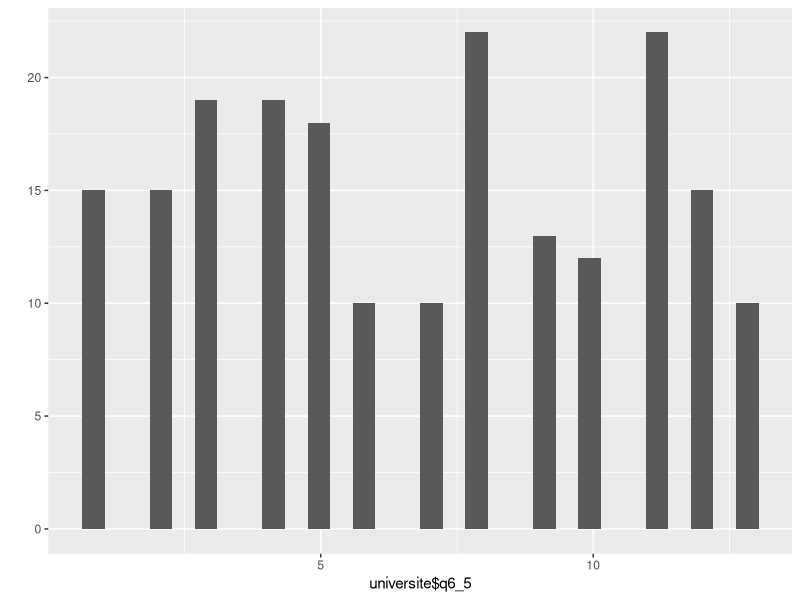
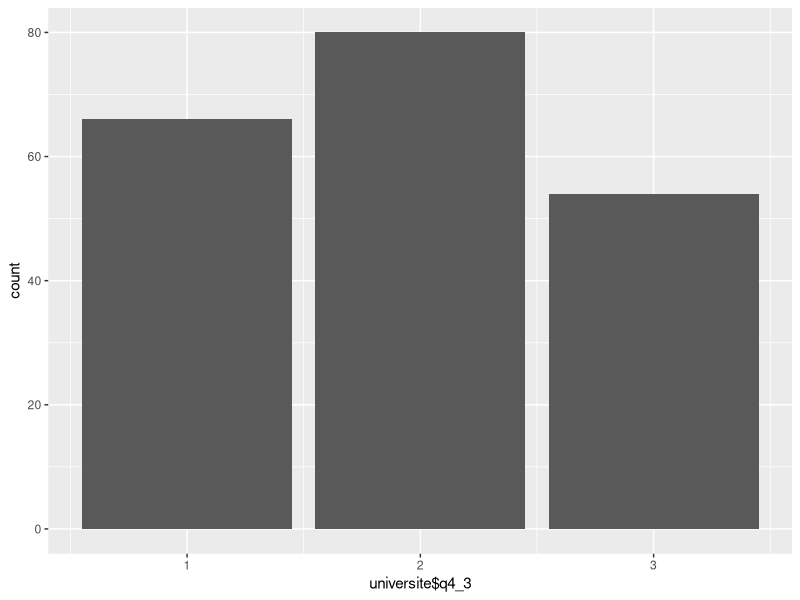
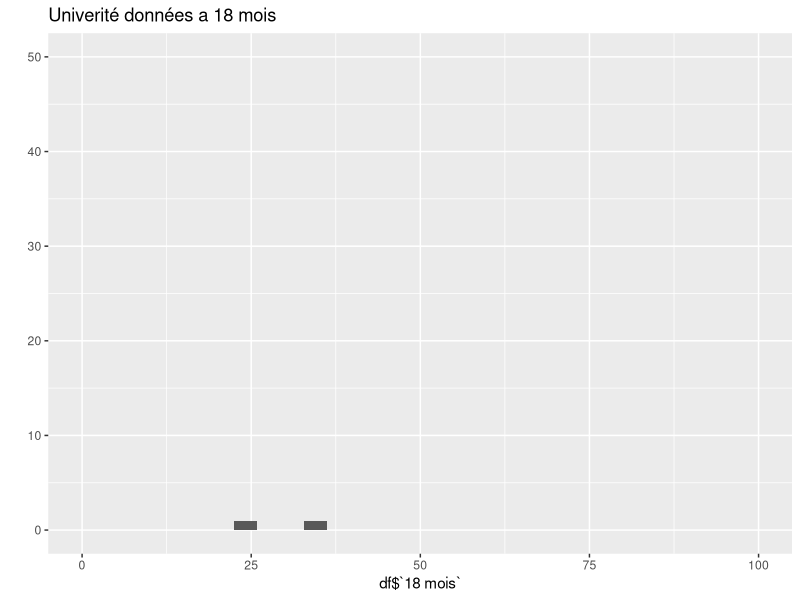
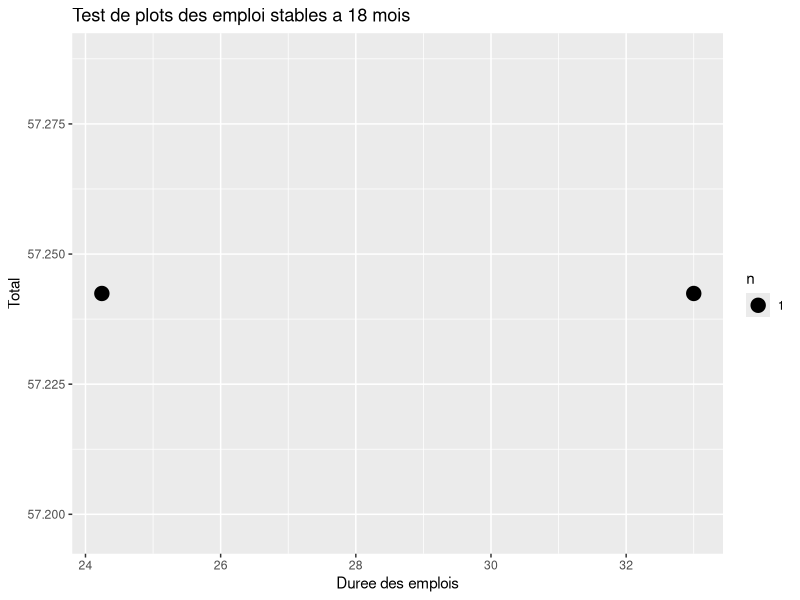

Generate these figures, in order, with R:
#Install and use packages 
library(ggplot2)

# Mettre la racin du projet
setwd("/Users/Rico/GitHubs_Repo/ter-ove-2017/")

#donne <- read.csv(file="data.csv",head=TRUE,sep="\t")
# Generer des données de gens qui ont un boulot vs d'autre non
# ensembleDeDonnee <- sample(0:1, size=100, replace= TRUE)

# Afficher des plots
#barplot(table(donne$isDiplome))
#barplot(table(donne$sexe))

# Travailler directement sur un tableau
#x<- subset(donne, isDiplome == 0 & sexe == "M")
#print(x)

# Moyenne des diplomés
#insertionDip <- mean(donne$isDiplome)

q6_5 <- sample(1:13, size=40, replace= TRUE)
q4_3 <- sample(1:3, size=40, replace= TRUE)
general <- data.frame(q4_3, q6_5)
print(general)
#general$q4_3=ifelse(general$q4_3==1, "oui", "non") 
#head(general)
t <- aggregate(x=general, by=list(general$q4_3), FUN =mean)
print(t)

moyenne<- function(tableau, sub){
  mo<-(nrow(sub)*100)/nrow(tableau)
  return(mo)
}
insertion<-subset(general, q4_3 == 1)
moy<-moyenne(general, insertion)
print(moy)

#moy2 <- aggregate(x=general, by= list(general$q4_3), mean) 
#print(moy2)


tableauFinal <- cbind("taux d'insertion 18 mois", Universite=moy)
print(tableauFinal)



moyenne<- function(tableau, sub){
  mo<-(nrow(sub)*100)/nrow(tableau)
  return(mo)
}
q4_3 <- sample(1:3, size=200, replace= TRUE)
q6_5 <- sample(1:13, size=200, replace= TRUE)
q7_1 <- sample(1:3, size=200, replace= TRUE)
q8_1 <- sample(1:13, size=200, replace= TRUE)
universite <- data.frame(q4_3, q6_5, q7_1, q8_1)
insertion<-subset(universite, q4_3 == 1)
insertion2<-subset(universite, q7_1 == 1)
stable<-subset(insertion, q6_5 == 1 | q6_5 == 2 | q6_5 == 3)
stable2<-subset(insertion2, q8_1 == 1 | q8_1 == 2 | q8_1 == 3)

# taux d'insertion 18
#print(moyenne(universite, insertion))
# taux d'insertion 30
#print(moyenne(universite, insertion2))
# emploi stable 18
#print(moyenne(insertion, stable))
# emploi stable 30
#print(moyenne(insertion2, stable2))

emplois<-c(moyenne(universite, insertion), moyenne(insertion, stable) )
emploiStable<-c(moyenne(universite, insertion2) ,moyenne(insertion2, stable2))
df<-data.frame(emplois, emploiStable, row.names = c("Taux d'insertion","Part des emplois stable"))
colnames(df) <-c("18 mois", "30 mois")
print(df)




qplot(universite$q6_5, data = universite, bins=30, size = universite$q6_5)
ggplot(universite, aes(x = universite$q4_3)) + geom_bar()

qplot(x=df$`18 mois`,data= df, main="Univerité données a 18 mois", ylim=c(0, 50), xlim = c(0, 100))

a<-ggplot(data = df, aes(x = df$`18 mois`, y = sum(df$`18 mois`)))
a<- a+geom_count()
a<-a+xlab("Duree des emplois")+ylab("Total")+ggtitle("Test de plots des emploi stables a 18 mois")+scale_color_discrete(name = "Légende")
print(a)
